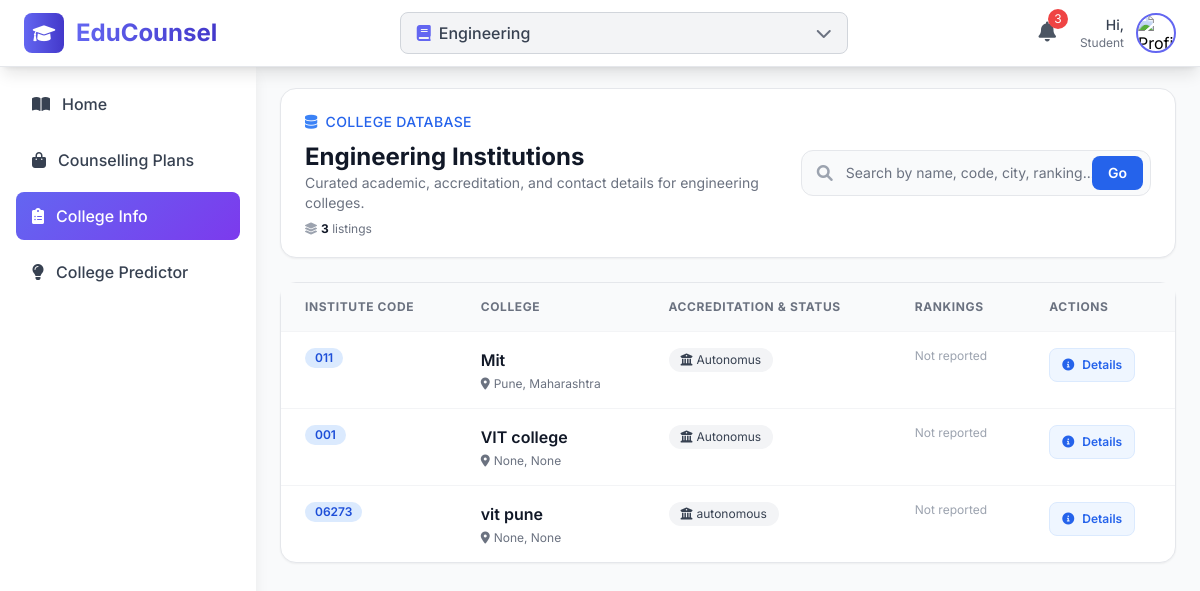
Before: /dashboard/colleges/ with the older database file.
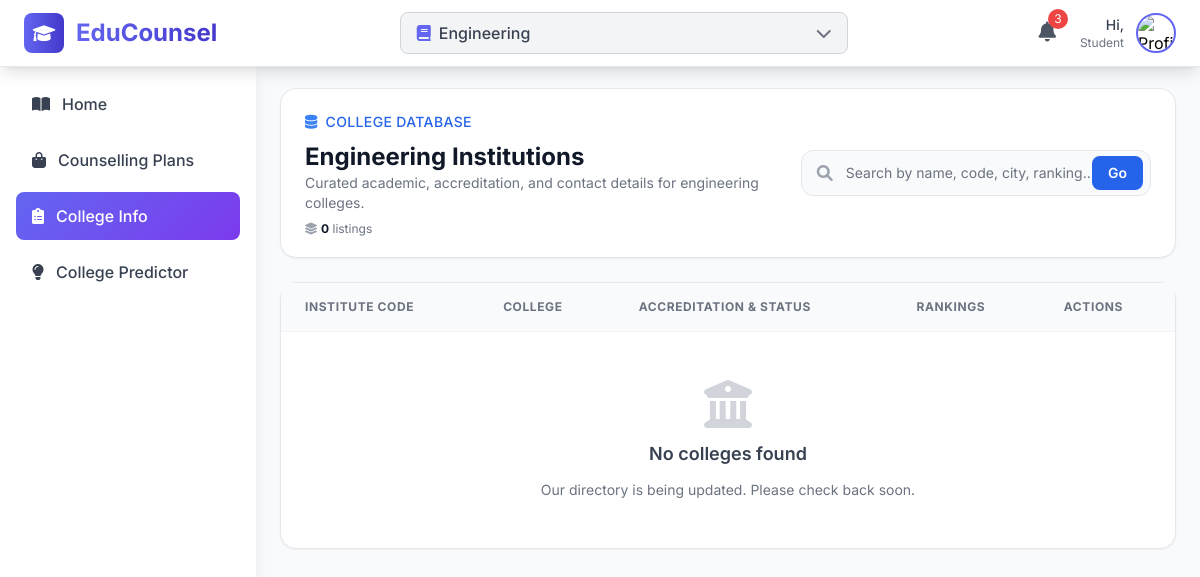
After: the same page with the newer database file.
### colleges/models.py (models this page shows, shortened)
class EngineeringCollege(models.Model):
    college_code = models.CharField(max_length=20, unique=True, null=True, blank=True, help_text="Unique college code")
    college_name = models.CharField(max_length=200, null=True, blank=True, help_text="Full name of the college")
    status = models.CharField(max_length=255, null=True, blank=True, help_text="College Status")
    city = models.CharField(max_length=100, null=True, blank=True, help_text="City where college is located")
    state = models.CharField(max_length=100, null=True, blank=True, help_text="State where college is located")
    country = models.CharField(max_length=100, default="India", null=True, blank=True, help_text="Country where college is located")
    pincode = models.CharField(max_length=10, blank=True, null=True, help_text="Postal code")
    address = models.TextField(blank=True, null=True, help_text="Complete address")
    established_year = models.IntegerField(
        validators=[MinValueValidator(1800), MaxValueValidator(2030)],
        null=True, blank=True,
        help_text="Year of establishment"
    )
    website = models.URLField(blank=True, null=True)
    phone = models.CharField(max_length=15, blank=True, null=True)
    email = models.EmailField(blank=True, null=True)
    description = models.TextField(blank=True, null=True, help_text="Brief description of the college")
    national_ranking = models.IntegerField(blank=True, null=True, help_text="National ranking")
    state_ranking = models.IntegerField(blank=True, null=True, help_text="State ranking")
    nirf_ranking = models.IntegerField(blank=True, null=True, help_text="NIRF ranking")
    is_active = models.BooleanField(default=True, null=True, blank=True, help_text="Whether this college is currently active")
    is_approved = models.BooleanField(default=False, null=True, blank=True, help_text="Whether this college is approved by authorities")
    created_at = models.DateTimeField(auto_now_add=True)
    updated_at = models.DateTimeField(auto_now=True)
    class Meta:
        ordering = ['college_name']
        verbose_name = 'College'
        verbose_name_plural = 'Colleges'
        unique_together = ['college_name', 'city', 'state']
    @property
    def location(self):
        return f"{self.city}, {self.state}"

### colleges/views.py (the view, shortened to what this page needs)
# urls.py: path('', views.colleges, name='colleges'),
def colleges(request):
    search_query = request.GET.get('search', '')
    colleges_list = EngineeringCollege.objects.filter(is_active=True).select_related()
    colleges_list = colleges_list.order_by('nirf_ranking', 'college_name')
    context = {
        'colleges': colleges_list,
        'search_query': search_query,
        'total_colleges': colleges_list.count()
    }
    return render(request, 'colleges/colleges.html', context)

### colleges/templates/colleges/colleges.html (shortened to what this page needs)
{% extends "dashboard/core_base.html" %}
{% load static %}
{% block content %}
<div class="flex-1 ml-64 p-6 space-y-6">
    <div class="bg-white border border-gray-200 rounded-2xl shadow-sm">
        <div class="flex flex-col lg:flex-row lg:items-center lg:justify-between px-6 py-5 gap-6">
            <div class="space-y-2">
                <div class="inline-flex items-center space-x-2 text-sm font-medium text-blue-600 uppercase tracking-wide">
                    <i class="fas fa-database text-blue-500"></i>
                    <span>College Database</span>
                </div>
                <div>
                    <h1 class="text-2xl font-bold text-gray-900">Engineering Institutions </h1>
                    <p class="text-sm text-gray-500">Curated academic, accreditation, and contact details for engineering colleges.</p>
                </div>
                <div class="flex items-center space-x-3 text-xs text-gray-500">
                    <span class="inline-flex items-center space-x-1">
                        <i class="fas fa-layer-group text-gray-400"></i>
                        <span><strong class="text-gray-900">{{ total_colleges }}</strong> listings</span>
                    </span>
                </div>
            </div>
            <div class="w-full lg:w-96">
                <form method="GET" class="relative">
                    <input
                        id="college-search"
                        type="text"
                        name="search"
                        value="{{ search_query }}"
                        placeholder="Search by name, code, city, ranking..."
                        class="w-full pr-12 pl-11 py-3 text-sm border border-gray-200 rounded-xl bg-gray-50 focus:bg-white focus:border-blue-500 focus:ring-2 focus:ring-blue-200 transition"
                    >
                    <span class="absolute inset-y-0 left-0 pl-4 flex items-center text-gray-400">
                        <i class="fas fa-search"></i>
                    </span>
                    <button type="submit" class="absolute inset-y-0 right-0 mr-2 my-1.5 px-4 bg-blue-600 text-white text-sm font-semibold rounded-lg hover:bg-blue-700 transition">
                        Go
                    </button>
                </form>
            </div>
        </div>
    </div>
    <div class="bg-white border border-gray-200 rounded-2xl shadow-sm">
        <div class="overflow-x-auto">
            <table class="min-w-full divide-y divide-gray-100">
                <thead class="bg-gray-50 text-xs font-semibold uppercase tracking-wider text-gray-500">
                    <tr>
                        <th scope="col" class="px-6 py-4 text-left">Institute Code</th>
                        <th scope="col" class="px-6 py-4 text-left">College</th>
                        <th scope="col" class="px-6 py-4 text-left">Accreditation & Status</th>
                        <th scope="col" class="px-6 py-4 text-left">Rankings</th>
                        <th scope="col" class="px-6 py-4 text-left">Actions</th>
                    </tr>
                </thead>
                <tbody class="divide-y divide-gray-100 text-sm text-gray-700">
                    {% for college in colleges %}
                    <tr class="hover:bg-blue-50/60 transition">
                         <td class="px-6 py-4 align-top">
                            <div class="flex flex-col gap-1 text-xs text-gray-600">
                               <div class="flex items-center space-x-2">
                                    {% if college.college_code %}
                                    <span class="inline-flex items-center px-2.5 py-0.5 rounded-full bg-blue-100 text-blue-700 text-xs font-semibold">
                                        {{ college.college_code }}
                                    </span>
                                    {% endif %}
                                </div>
                            </div>
                        </td>
                        <td class="px-6 py-4 align-top">
                            <div class="space-y-1">
                                <div class="flex items-center space-x-2">
                                    <a href="{% url 'dashboard:colleges:college_detail' college.id %}" class="text-base font-semibold text-gray-900 hover:text-blue-600 transition">
                                        {{ college.college_name|truncatechars:60 }}
                                    </a>
                                </div>
                                <div class="flex items-center space-x-2 text-xs text-gray-500">
                                    <span class="inline-flex items-center space-x-1">
                                        <i class="fas fa-map-marker-alt"></i>
                                        <span>{{ college.location|default:"Location not available" }}</span>
                                    </span>
                                </div>
                            </div>
                        </td>
                        <td class="px-6 py-4 align-top">
                            <div class="flex flex-col gap-2">
                                <div class="flex flex-wrap items-center gap-2">
                                    {% if college.status %}
                                    <span class="inline-flex items-center space-x-1 px-3 py-1 rounded-full bg-gray-100 text-gray-700 text-xs">
                                        <i class="fas fa-university"></i>
                                        <span>{{ college.status }}</span>
                                    </span>
                                    {% endif %}
                                </div>
                            </div>
                        </td>
                        <td class="px-6 py-4 align-top">
                            <div class="flex flex-col gap-1 text-xs text-gray-600">
                                {% if not college.national_ranking and not college.state_ranking %}
                                <span class="text-gray-400">Not reported</span>
                                {% endif %}
                            </div>
                        </td>
                        <td class="px-6 py-4 align-top">
                            <div class="flex flex-col sm:flex-row sm:items-center sm:gap-3 gap-2">
                                <a href="{% url 'dashboard:colleges:college_detail' college.id %}"
                                   class="inline-flex items-center justify-center px-3 py-2 text-xs font-semibold text-blue-600 bg-blue-50 border border-blue-100 rounded-lg hover:bg-blue-100 transition">
                                    <i class="fas fa-info-circle mr-2"></i>
                                    Details
                                </a>
                            </div>
                        </td>
                    </tr>
                    {% empty %}
                    <tr>
                        <td colspan="5" class="px-6 py-12">
                            <div class="flex flex-col items-center justify-center text-center space-y-3 text-gray-500">
                                <i class="fas fa-university text-5xl text-gray-300"></i>
                                <h3 class="text-lg font-semibold text-gray-700">No colleges found</h3>
                                {% if search_query %}
                                <p class="text-sm">No institutions match “{{ search_query }}”. Try refining your keywords.</p>
                                <a href="{% url 'dashboard:colleges:colleges' %}"
                                   class="inline-flex items-center px-4 py-2 text-sm font-semibold text-white bg-blue-600 rounded-lg hover:bg-blue-700 transition">
                                    Reset search
                                </a>
                                {% else %}
                                <p class="text-sm">Our directory is being updated. Please check back soon.</p>
                                {% endif %}
                            </div>
                        </td>
                    </tr>
                    {% endfor %}
                </tbody>
            </table>
        </div>
    </div>
</div>
{% endblock content %}

### dashboard/templates/dashboard/core_base.html (shortened to what this page needs)
{% load static tailwind_tags %}
<!DOCTYPE html>
<html lang="en">
<head>
    {% tailwind_css %}
    {% load static %}
    <link href="https://cdnjs.cloudflare.com/ajax/libs/font-awesome/6.0.0/css/all.min.css" rel="stylesheet">
    <link rel="stylesheet" href="{% static 'css/core_base/style.css' %}">
</head>
<body class="bg-gray-50 font-inter">
<main>
    <nav class="bg-white shadow-lg fixed w-full top-0 z-50 border-b border-gray-200">
        <div class="flex items-center justify-between px-6 py-3">
            <div class="flex items-center">
                <div class="w-10 h-10 bg-gradient-to-r from-primary to-indigo-700 rounded-lg flex items-center justify-center mr-3">
                    <i class="fas fa-graduation-cap text-white text-lg"></i>
                </div>
                <h1 class="text-2xl font-bold bg-gradient-to-r from-primary to-indigo-700 bg-clip-text text-transparent">EduCounsel</h1>
            </div>
            <div class="flex-1 max-w-md mx-8">
                <div class="relative">
                    <button id="batchDropdown" class="w-full bg-gray-100 hover:bg-gray-200 px-4 py-2 rounded-lg flex items-center justify-between transition duration-300 border border-gray-300">
                        <div class="flex items-center">
                            <i class="fas fa-book text-primary mr-2"></i>
                            <span id="selectedBatch" class="font-medium text-gray-700">Engineering</span>
                        </div>
                        <i class="fas fa-chevron-down text-gray-500 transition-transform duration-300" id="dropdownIcon"></i>
                    </button>
                </div>
            </div>
            <div class="flex items-center space-x-4">
                <button class="relative p-2 text-gray-600 hover:text-primary transition duration-300">
                    <i class="fas fa-bell text-xl"></i>
                    <span class="absolute -top-1 -right-1 bg-danger text-white text-xs rounded-full w-5 h-5 flex items-center justify-center">3</span>
                </button>
                <a href="{% url 'user:user_profile' %}" class="flex items-center space-x-3 hover:opacity-80 transition duration-300">
                    <div class="text-right">
                        <p class="text-sm font-medium text-gray-700">Hi, {{ request.user.get_full_name|default:request.user.username }}</p>
                        <p class="text-xs text-gray-500">{{ request.user.user_type|default:'Student' }}</p>
                    </div>
                    <img src="{% if request.user.profile.profile_picture %}{{ request.user.profile.profile_picture.url }}{% else %}/placeholder.svg?height=40&width=40{% endif %}" alt="Profile" class="w-10 h-10 rounded-full border-2 border-primary cursor-pointer hover:border-indigo-700 transition duration-300">
                </a>
            </div>
        </div>
    </nav>
    <div class="flex pt-16">
        <div class="w-64 bg-white shadow-lg h-screen fixed left-0 top-16 overflow-y-auto">
            <div class="p-4">
                <nav class="space-y-2">
                    <a href="{% url 'dashboard:home:home' %}" class="sidebar-item flex items-center px-4 py-3 rounded-lg text-gray-700 hover:text-white {% if request.resolver_match.url_name == 'home' %}active{% endif %}">
                        <i class="fas fa-book-open mr-3"></i>
                        <span class="font-medium">Home</span>
                    </a>
                    <a href="{% url 'dashboard:products:products' %}" class="sidebar-item flex items-center px-4 py-3 rounded-lg text-gray-700 hover:text-white {% if 'products' in request.resolver_match.url_name %}active{% endif %}">
                        <i class="fas fa-shopping-bag mr-3"></i>
                        <span class="font-medium">Counselling Plans</span>
                    </a>
                    <a href="{% url 'dashboard:colleges:colleges' %}" class="sidebar-item flex items-center px-4 py-3 rounded-lg text-gray-700 hover:text-white {% if 'colleges' in request.resolver_match.url_name %}active{% endif %}">
                        <i class="fas fa-clipboard-list mr-3"></i>
                        <span class="font-medium">College Info</span>
                    </a>
                    <a href="#" class="sidebar-item flex items-center px-4 py-3 rounded-lg text-gray-700 hover:text-white">
                        <i class="fas fa-lightbulb mr-3"></i>
                        <span class="font-medium">College Predictor</span>
                    </a>
                </nav>
            </div>
        </div>
        {% block content %}
        {% endblock %}
    </div>
</main>
</body>
</html>

### static/css/core_base/style.css (style rules this page uses)
body { font-family: "Inter", sans-serif; }
.sidebar-item { transition: all 0.3s ease; }
.sidebar-item.active { background: linear-gradient(135deg, #2563eb 0%, #7c3aed 100%); color: white !important; }
.sidebar-item.active i { color: white !important; }

### dashboard/templates/dashboard/core_base.html (style rules this page uses)
.sidebar-item { transition: all 0.3s ease; }
.sidebar-item.active { background: linear-gradient(135deg, #6366F1 0%, #7c3aed 100%); color: white; }

Changed rows visible on the page:
removed EngineeringCollege: college_code "011", college_name "Mit", location "Pune, Maharashtra", status "Autonomus", shows "Not reported"
removed EngineeringCollege: college_code "001", college_name "VIT college", location "None, None", status "Autonomus", shows "Not reported"
removed EngineeringCollege: college_code "06273", college_name "vit pune", location "None, None", status "autonomous", shows "Not reported"
Other visible differences:
{{ total_colleges }}: "3" → "0"
text now shown: "No colleges found Our directory is being updated. Please check back soon."
